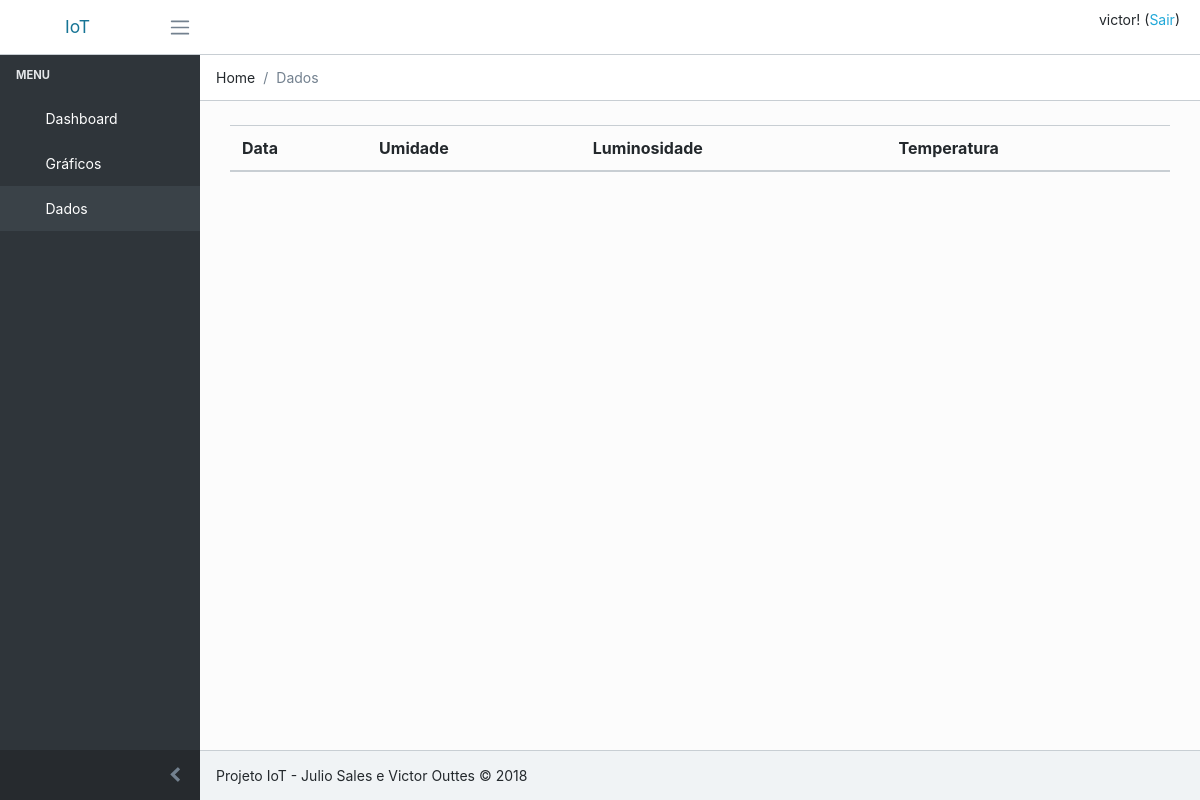
The app's page /data/ (signed in), older data.
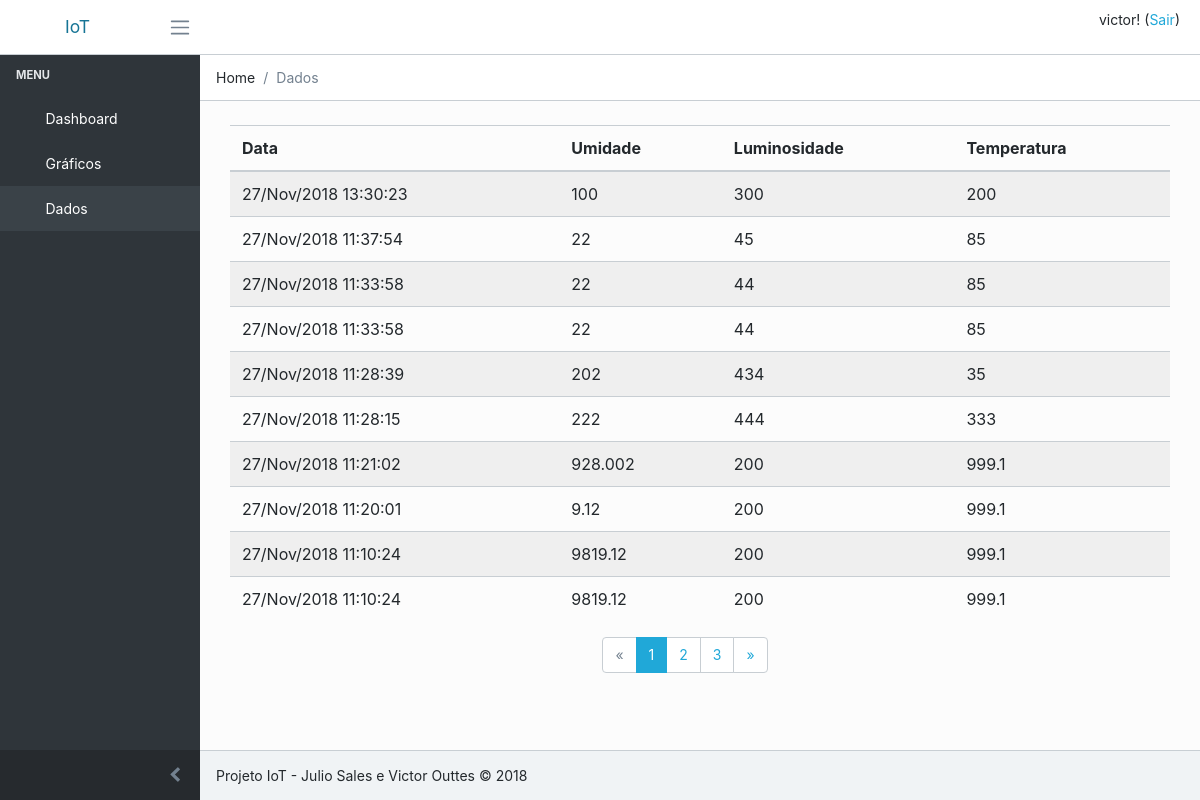
The same page, newer data.
### home/models.py (models this page shows, shortened)
class Sensor(models.Model):
    date = models.DateTimeField(auto_now_add=True)
    temperature = models.CharField(max_length=30)
    sunlight = models.CharField(max_length=30)
    humidity = models.CharField(max_length=30)

### home/views.py (the view)
# urls.py: path('data/', home_views.list_all, name='data'),
@login_required
def list_all(request):
    page = request.GET.get('page')
    paginator = Paginator(Sensor.objects.order_by('-date').all(), ITEMS_PER_PAGE)
    total = paginator.count
    try:
        alldata = paginator.page(page)
    except InvalidPage:
        alldata = paginator.page(1)
    data = {'alldata': alldata, 'total': total}
    return render(request, 'home/data.html', data)

### home/templates/home/data.html
{% extends 'layout.html' %}
{% block breadcrumb %}
<ol class="breadcrumb">
    <li class="breadcrumb-item">Home</li>
    <li class="breadcrumb-item active">Dados</li>
</ol>
{% endblock %}
{% block main %}
<div class="animated fadeIn">
    <table class="row">
        <div class="table-responsive">
            <table class="table table-striped table-hover">
                <thead>
                    <tr>
                        <th>Data</th>
                        <th>Umidade</th>
                        <th>Luminosidade</th>
                        <th>Temperatura</th>
                    </tr>
                </thead>
                <tbody>
                    {% for d in alldata %}
                    <tr>
                        <td>{{d.date | date:'d/M/Y H:i:s'}}</td>
                        <td>{{d.humidity}}</td>
                        <td>{{d.sunlight}}</td>
                        <td>{{d.temperature}}</td>
                    </tr>
                    {% endfor %}
                </tbody>
            </table>
        </div>
        <div class="container row">
            <div class="col align-self-center">
                {% with alldata as paginated %}
                    {% include 'pagination.html' %}
                {% endwith %}
            </div>
        </div>
    </div>
</div>
{% endblock %}

### templates/layout.html (shortened to what this page needs)
{% load static %}
<html lang="en">
<head>
    <link rel="stylesheet" href="https://unpkg.com/@coreui/icons/css/coreui-icons.min.css">
    <link href="https://cdnjs.cloudflare.com/ajax/libs/flag-icon-css/3.2.0/css/flag-icon.min.css" rel="stylesheet">
    <link rel="stylesheet" href="https://use.fontawesome.com/releases/v5.3.1/css/all.css"
>
    <link href="https://cdnjs.cloudflare.com/ajax/libs/simple-line-icons/2.4.1/css/simple-line-icons.min.css" rel="stylesheet">
    <link href="{% static 'css/style.min.css' %}" rel="stylesheet">
    <link href="https://cdnjs.cloudflare.com/ajax/libs/pace/1.0.2/themes/black/pace-theme-loading-bar.min.css" rel="stylesheet">
</head>
<body class="app header-fixed sidebar-fixed aside-menu-fixed sidebar-lg-show">
<header class="app-header navbar">
    <a class="navbar-brand" href="{% url 'home' %}">
        IoT
    </a>
    <button class="navbar-toggler sidebar-toggler d-md-down-none" type="button" data-toggle="sidebar-lg-show">
        <span class="navbar-toggler-icon"></span>
    </button>
    <ul class="nav navbar-nav ml-auto" style="padding-right: 20px;">
        <li class="nav-item">
            {% if user.is_authenticated %}
                <p>{{ user.username }}! (<a href="{% url 'logout' %}">Sair</a>)</p>
            {% endif %}
        </li>
    </ul>
</header>
<div class="app-body">
    <div class="sidebar">
        <nav class="sidebar-nav">
            <ul class="nav">
                <li class="nav-title">Menu</li>
                <li class="nav-item">
                    <a class="nav-link" href="{% url 'home' %}">
                         Dashboard</a>
                </li>
                <li class="nav-item">
                    <a class="nav-link" href="{% url 'chart' %}">
                         Gráficos</a>
                </li>
                <li class="nav-item">
                    <a class="nav-link" href="{% url 'data' %}">
                         Dados</a>
                </li>
            </ul>
        </nav>
        <button class="sidebar-minimizer brand-minimizer" type="button"></button>
    </div>
    <main class="main">
        {% block breadcrumb %}{% endblock %}
        <div class="container-fluid">
            {% block main %}{% endblock %}
        </div>
<footer class="app-footer">
    <div>
        Projeto IoT - Julio Sales e Victor Outtes
        <span>&copy; 2018</span>
    </div>
</footer>
</body>
</html>

### templates/pagination.html
{% if paginated.has_other_pages %}
    <ul class="pagination justify-content-center">
    {% if paginated.has_previous %}
        <li class="page-item">
            <a class="page-link" href="?page={{ paginated.previous_page_number }}">&laquo;</a>
        </li>
    {% else %}
        <li class="page-item disabled"><a class="page-link">&laquo;</a></li>
    {% endif %}
    {% for page in paginated.paginator.page_range %}
        {% if paginated.number == page %}
        <li class="page-item active"><a class="page-link">{{ page }}</a></li>
        {% else %}
        <li class="page-item"><a class="page-link" href="?page={{ page }}">{{ page }}</a></li>
    {% endif %}
    {% endfor %}
    {% if paginated.has_next %}
        <li class="page-item"><a class="page-link" href="?page={{ paginated.next_page_number }}">&raquo;</a></li>
    {% else %}
        <li class="page-item disabled"><a class="page-link">&raquo;</a></li>
    {% endif %}
  </ul>
{% endif %}

Row changes from the older to the newer data that the page shows:
added Sensor: date "27/Nov/2018 13:30:23", humidity "100", sunlight "300", temperature "200"
added Sensor: date "27/Nov/2018 11:37:54", humidity "22", sunlight "45", temperature "85"
added Sensor: date "27/Nov/2018 11:33:58", humidity "22", sunlight "44", temperature "85"
added Sensor: date "27/Nov/2018 11:33:58", humidity "22", sunlight "44", temperature "85"
added Sensor: date "27/Nov/2018 11:28:39", humidity "202", sunlight "434", temperature "35"
added Sensor: date "27/Nov/2018 11:28:15", humidity "222", sunlight "444", temperature "333"
added Sensor: date "27/Nov/2018 11:21:02", humidity "928.002", sunlight "200", temperature "999.1"
added Sensor: date "27/Nov/2018 11:20:01", humidity "9.12", sunlight "200", temperature "999.1"
added Sensor: date "27/Nov/2018 11:10:24", humidity "9819.12", sunlight "200", temperature "999.1"
added Sensor: date "27/Nov/2018 11:10:24", humidity "9819.12", sunlight "200", temperature "999.1"
Text that changed along with them:
new list line: "1"
new list line: "2"
new list line: "3"
